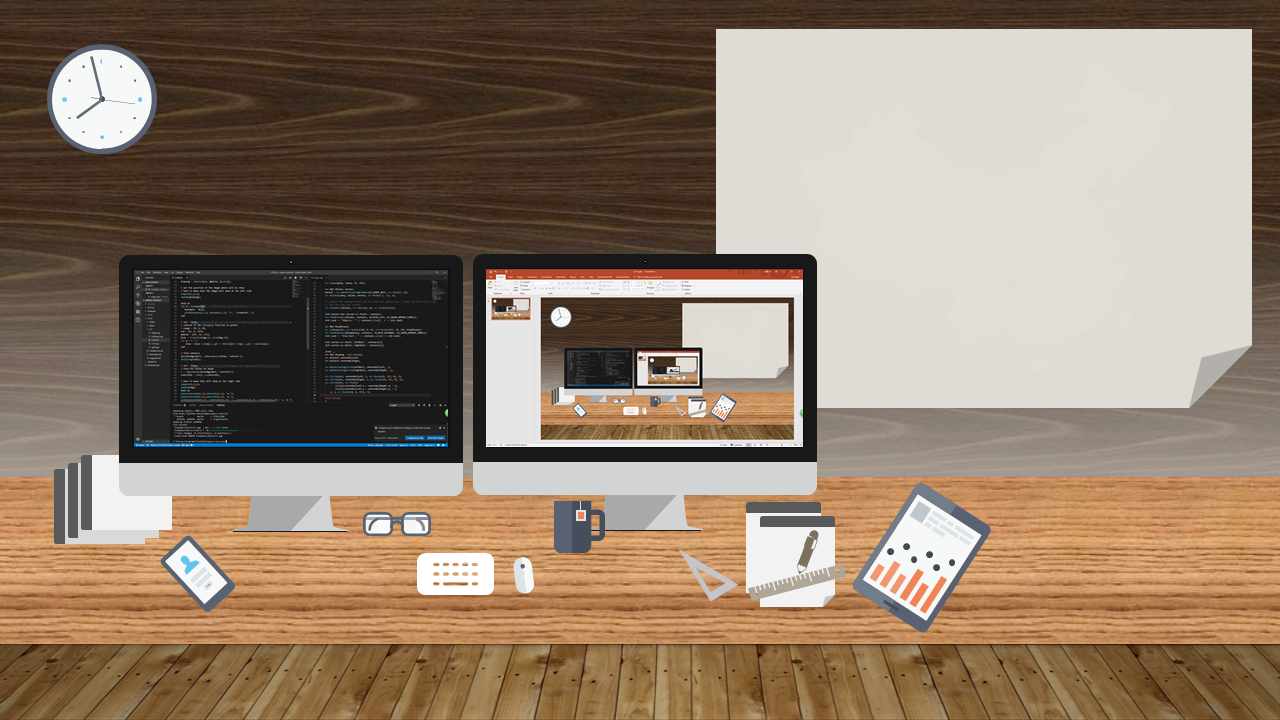
#> input picture evi1ran/L1T1/src/L1T1.png, 1280 x 720 px
$ python L1T1.py   (older library calls are emulated)
#> lines starting #> are read from the running program, lines starting #| are printed output that depends on the picture; after the words box and inside, x2 and y2 are one past the last pixel; in counts of white or black regions, pixels touching at a corner belong together
#!/usr/bin/python
# -*- coding:utf-8 -*-

import cv2
import numpy as np

# read the picture
img = cv2.imread('L1T1.png')
#> img is the input picture: shape (720, 1280, 3); mean B, G, R 108.5, 126.8, 146.2
# display the map
img[img==225] = 0
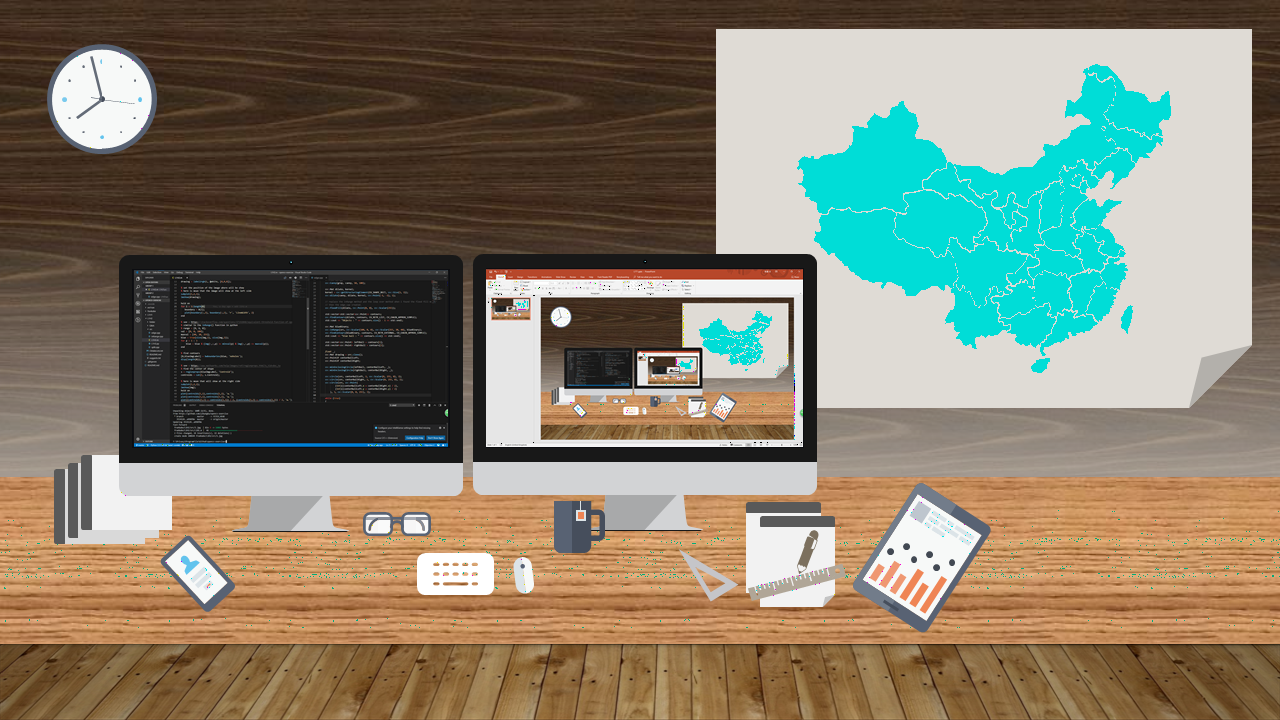
#> img: shape (720, 1280, 3); 6.11% of pixels changed, all inside (x1, y1, x2, y2) = (1, 53, 1280, 628)
# using algorithm to eliminate noise
dst = cv2.fastNlMeansDenoisingColored(img,None,2,2,7,21)
# copy to another array & strengthen the color of the balls
img2 = dst.copy()
img2[img2!=72] = 255
b, g, r = cv2.split(img2)
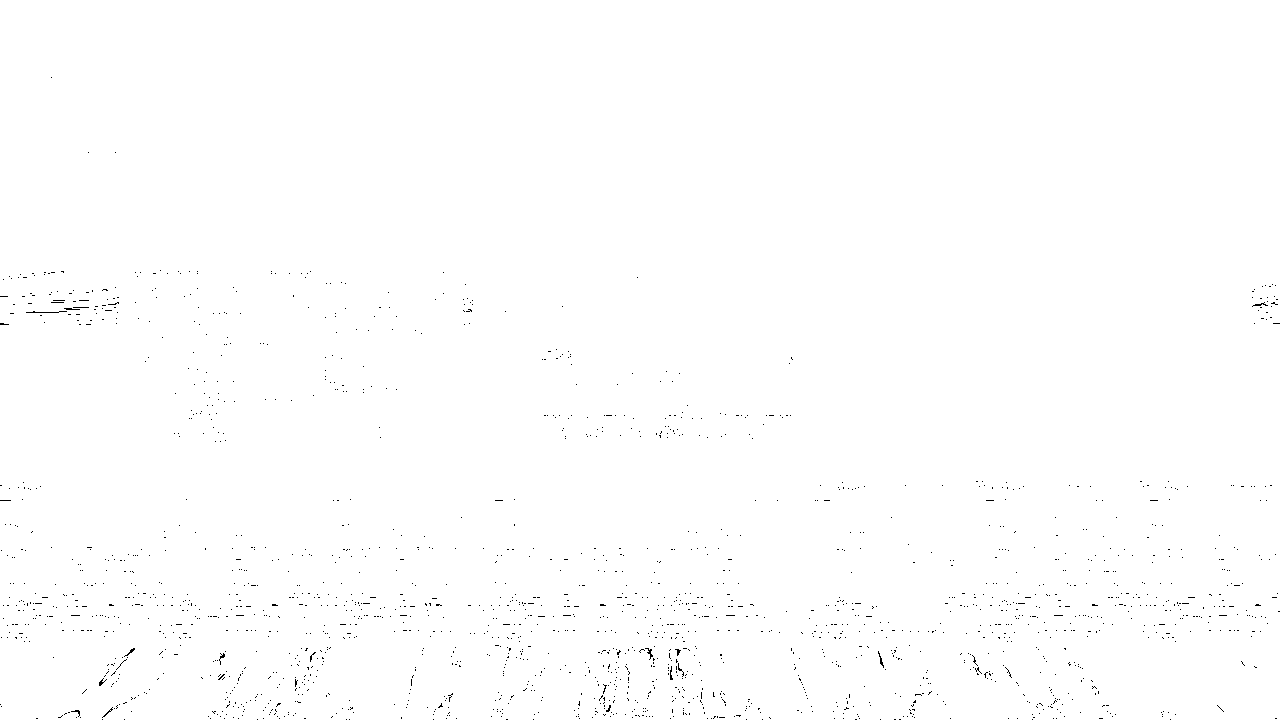
#> b: shape (720, 1280); values 72 (black) and 255 (white), 99.6% white; black in thin lines or dots, all inside (x1, y1, x2, y2) = (0, 77, 1280, 720)
#> g: shape (720, 1280); values 72 (black) and 255 (white), 99.8% white; black in thin lines or dots
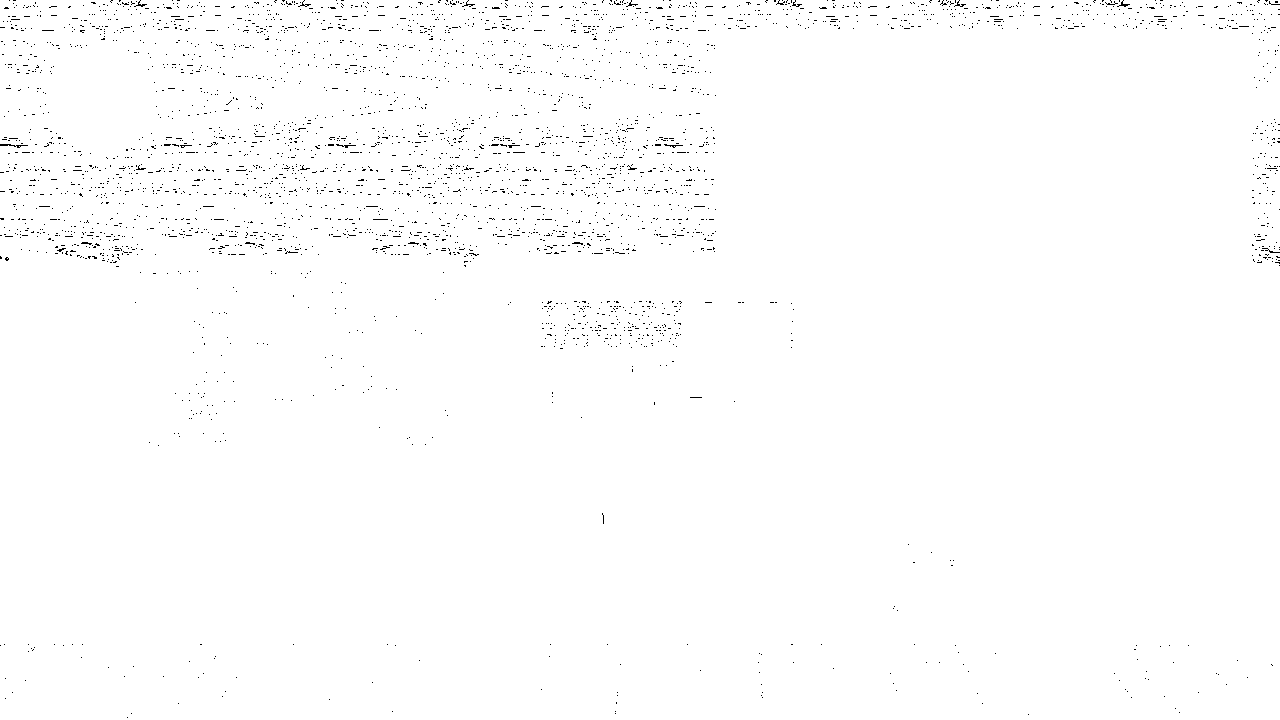
#> r: shape (720, 1280); values 72 (black) and 255 (white), 99.2% white; black in thin lines or dots
# create two arrays for storing the moment
x = np.zeros((7),np.int)
y = np.zeros((7),np.int)
# edge detection via canny picture
kernel = np.ones((2, 2), np.uint8)
close = cv2.morphologyEx(g, cv2.MORPH_CLOSE, kernel)
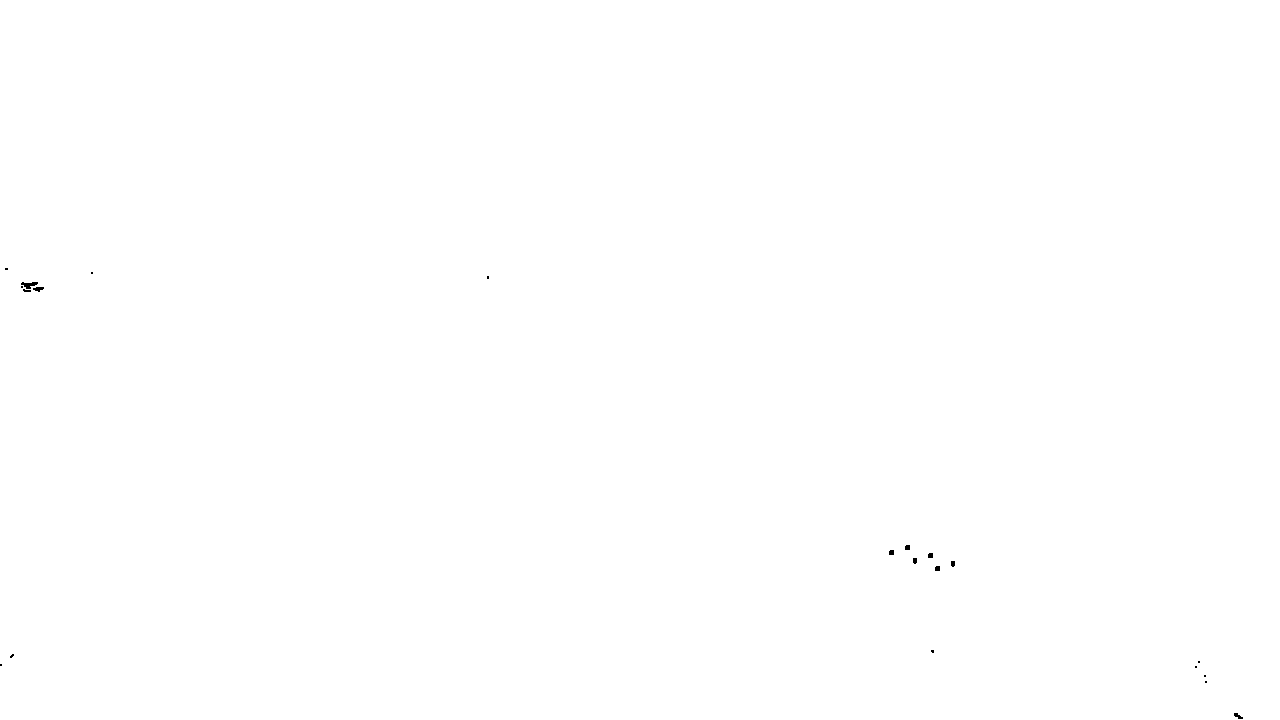
#> close: shape (720, 1280); values 72 (black) and 255 (white), 100% white; 21 black regions (12 under 20 px), largest, box (x1, y1, x2, y2) and area: (21, 282, 38, 289) 68, (33, 287, 44, 292) 36, (1234, 713, 1243, 719) 30
canny = cv2.Canny(close, 50, 100)
#> canny: shape (720, 1280); 0.02% white in thin lines or dots, all inside (x1, y1, x2, y2) = (0, 267, 1243, 719)

# floodflii algorithm
h, w = img.shape[:2]
#> h = 720; w = 1280
mask = np.zeros([h+2, w+2], np.uint8)
cv2.floodFill(canny, mask, (0, 0), (255, 255, 255))
#> canny: shape (720, 1280); 100% white; black in thin lines or dots, all inside (x1, y1, x2, y2) = (26, 289, 954, 652)

# binarization processing
ret, binary = cv2.threshold(canny, 225, 255, cv2.THRESH_BINARY_INV)
image, contours, hierarchy = cv2.findContours(binary, cv2.RETR_LIST, cv2.CHAIN_APPROX_SIMPLE)
#> contours = 8 contours, all with area under 20

# storing the central point of each ball
for i in range(1,7):
    x[i] = int(cv2.moments(contours[i])["m10"] / cv2.moments(contours[i])["m00"])
#> after the loop, x = [0, 936, 952, 914, 929, 890, 906]
for i in range(1,7):
    y[i] = int(cv2.moments(contours[i])["m01"] / cv2.moments(contours[i])["m00"])
#> after the loop, y = [0, 567, 563, 560, 554, 551, 546]

cv2.drawContours(dst, contours, 1-6, (0, 0, 255), 1)

for i in range(1,7):
    cv2.circle(dst, (x[i], y[i]), 3, (0, 0, 255), -1)
#> dst: shape (720, 1280, 3); mean B, G, R 108, 126.7, 132.5

for i in range(1,6):
    cv2.line(dst, (x[i], y[i]), (x[i+1], y[i+1]), (0, 0, 255), 1)
#> dst: shape (720, 1280, 3); mean B, G, R 108, 126.7, 132.5

cv2.imshow('L1T1', dst)
cv2.waitKey(0)
cv2.destroyAllWindows()
